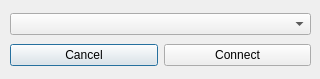
<?xml version="1.0" encoding="UTF-8"?>
<ui version="4.0">
 <class>ConnectionDialog</class>
 <widget class="QDialog" name="ConnectionDialog">
  <property name="geometry">
   <rect>
    <x>0</x>
    <y>0</y>
    <width>320</width>
    <height>79</height>
   </rect>
  </property>
  <property name="windowTitle">
   <string>Connect</string>
  </property>
  <property name="windowIcon">
   <iconset resource="../resources/resources.qrc">
    <normaloff>:/icon/icons/connect.png</normaloff>:/icon/icons/connect.png</iconset>
  </property>
  <widget class="QWidget" name="gridLayoutWidget">
   <property name="geometry">
    <rect>
     <x>10</x>
     <y>10</y>
     <width>301</width>
     <height>61</height>
    </rect>
   </property>
   <layout class="QGridLayout" name="gridLayout">
    <item row="0" column="0">
     <widget class="QComboBox" name="comboBox">
      <property name="palette">
       <palette>
        <active>
         <colorrole role="Highlight">
          <brush brushstyle="SolidPattern">
           <color alpha="255">
            <red>229</red>
            <green>165</green>
            <blue>10</blue>
           </color>
          </brush>
         </colorrole>
        </active>
        <inactive>
         <colorrole role="Highlight">
          <brush brushstyle="SolidPattern">
           <color alpha="255">
            <red>229</red>
            <green>165</green>
            <blue>10</blue>
           </color>
          </brush>
         </colorrole>
        </inactive>
        <disabled>
         <colorrole role="Highlight">
          <brush brushstyle="SolidPattern">
           <color alpha="255">
            <red>249</red>
            <green>240</green>
            <blue>107</blue>
           </color>
          </brush>
         </colorrole>
        </disabled>
       </palette>
      </property>
     </widget>
    </item>
    <item row="2" column="0">
     <layout class="QHBoxLayout" name="horizontalLayout">
      <item>
       <widget class="QPushButton" name="closeButton">
        <property name="text">
         <string>Cancel</string>
        </property>
       </widget>
      </item>
      <item>
       <widget class="QPushButton" name="connectButton">
        <property name="text">
         <string>Connect</string>
        </property>
       </widget>
      </item>
     </layout>
    </item>
   </layout>
  </widget>
 </widget>
 <resources>
  <include location="../resources/resources.qrc"/>
 </resources>
 <connections>
  <connection>
   <sender>closeButton</sender>
   <signal>clicked()</signal>
   <receiver>ConnectionDialog</receiver>
   <slot>close()</slot>
   <hints>
    <hint type="sourcelabel">
     <x>84</x>
     <y>87</y>
    </hint>
    <hint type="destinationlabel">
     <x>159</x>
     <y>62</y>
    </hint>
   </hints>
  </connection>
  <connection>
   <sender>connectButton</sender>
   <signal>clicked()</signal>
   <receiver>ConnectionDialog</receiver>
   <slot>accept()</slot>
   <hints>
    <hint type="sourcelabel">
     <x>236</x>
     <y>87</y>
    </hint>
    <hint type="destinationlabel">
     <x>159</x>
     <y>62</y>
    </hint>
   </hints>
  </connection>
 </connections>
</ui>
